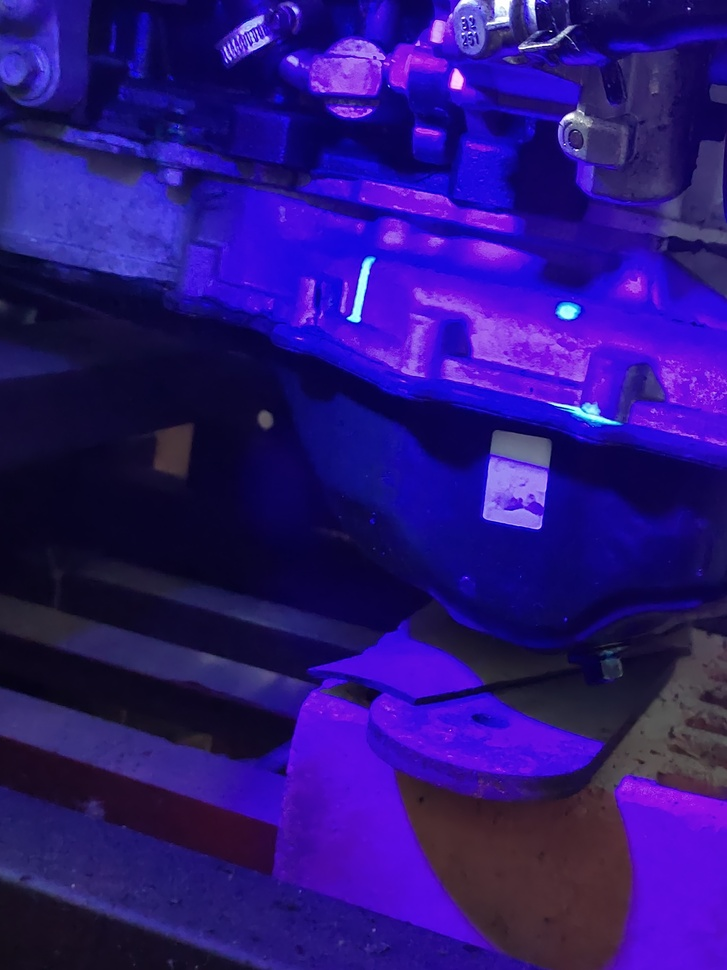
#> input picture opencv/0402.jpg, 727 x 970 px, shrunk from 3456 x 4608 before the run
$ python '检测荧光点.py'
#> lines starting #> are read from the running program, lines starting #| are printed output that depends on the picture; after the words box and inside, x2 and y2 are one past the last pixel; in counts of white or black regions, pixels touching at a corner belong together
import cv2
import numpy as np

def detect_fluorescent_points(image_path):
    # 读取图片
#> called with image_path = '0402.jpg'
    image = cv2.imread(image_path)
#> image is the input picture: shape (970, 727, 3); mean B, G, R 122.8, 19.2, 42.8

    # 将图片转换为灰度图像
    gray = cv2.cvtColor(image, cv2.COLOR_BGR2GRAY)
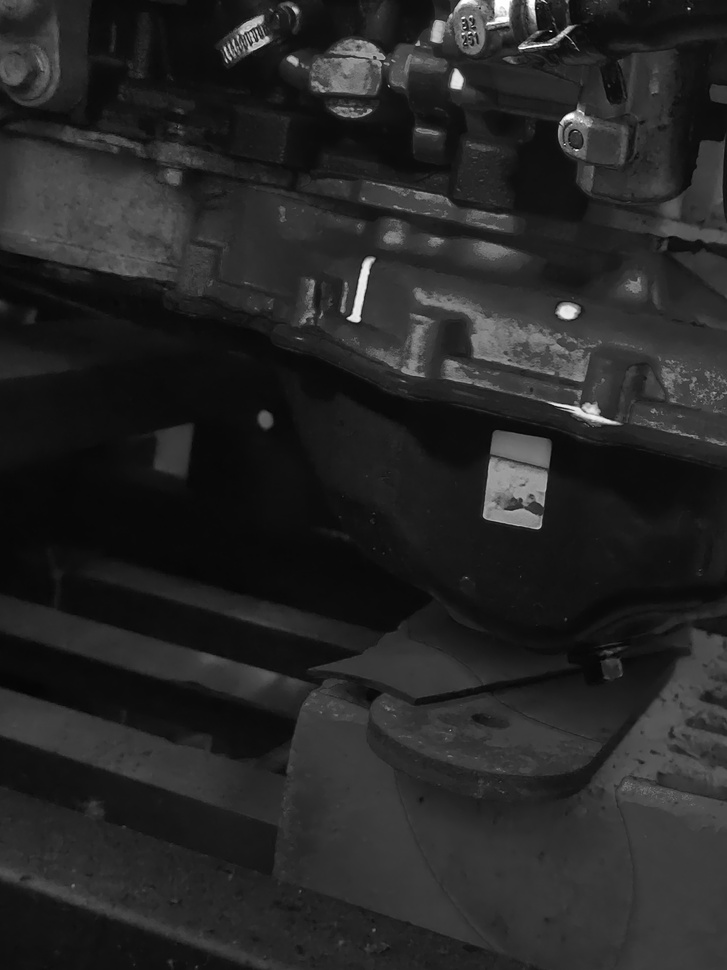
#> gray: shape (970, 727); min 3, max 255, mean 38
    cv2.imwrite('0702.png', gray)
    # # 使用高斯滤波平滑图像
    # blurred = cv2.GaussianBlur(gray, (5, 5), 0)

    # 使用阈值分割图像，将荧光点区域提取出来
    _, thresholded = cv2.threshold(gray,190,255,cv2.THRESH_BINARY)
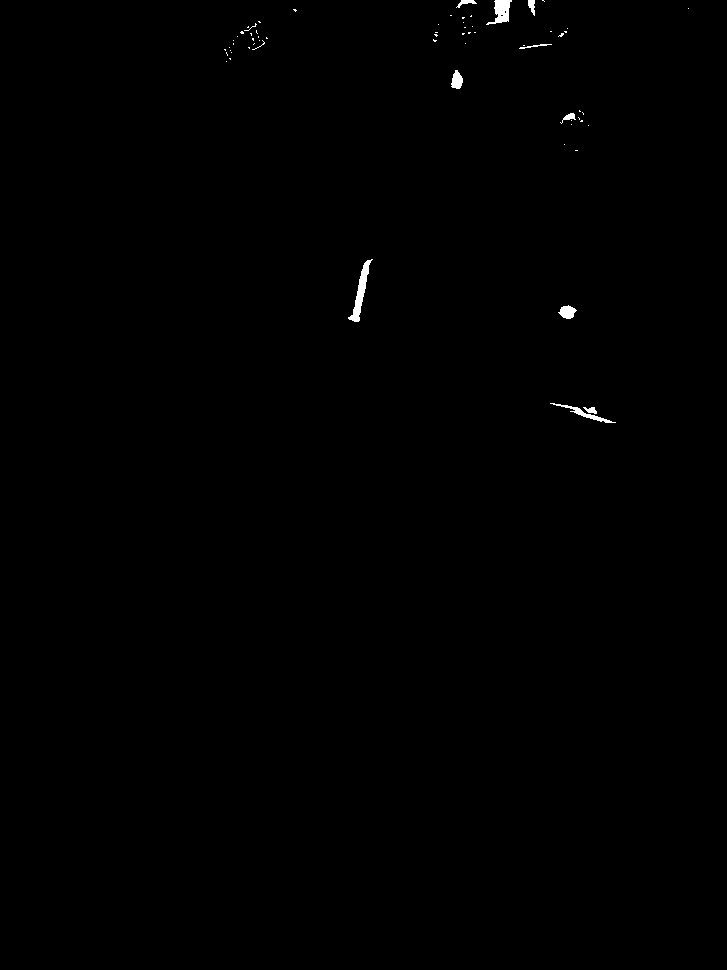
#> thresholded: shape (970, 727); 0.26% white; 64 white regions (54 under 20 px)

    # 寻找荧光点的轮廓
    contours, _ = cv2.findContours(thresholded, cv2.RETR_EXTERNAL, cv2.CHAIN_APPROX_SIMPLE)
#> contours = 64 contours, 54 with area under 20; largest, box (x1, y1, x2, y2) and area: (348, 259, 373, 322) 388, (486, 0, 512, 25) 290, (550, 403, 616, 423) 155, (558, 305, 577, 319) 148, (451, 70, 463, 89) 136

    # 绘制检测到的荧光点
    cv2.drawContours(image, contours, -1, (0, 255, 0), -1)
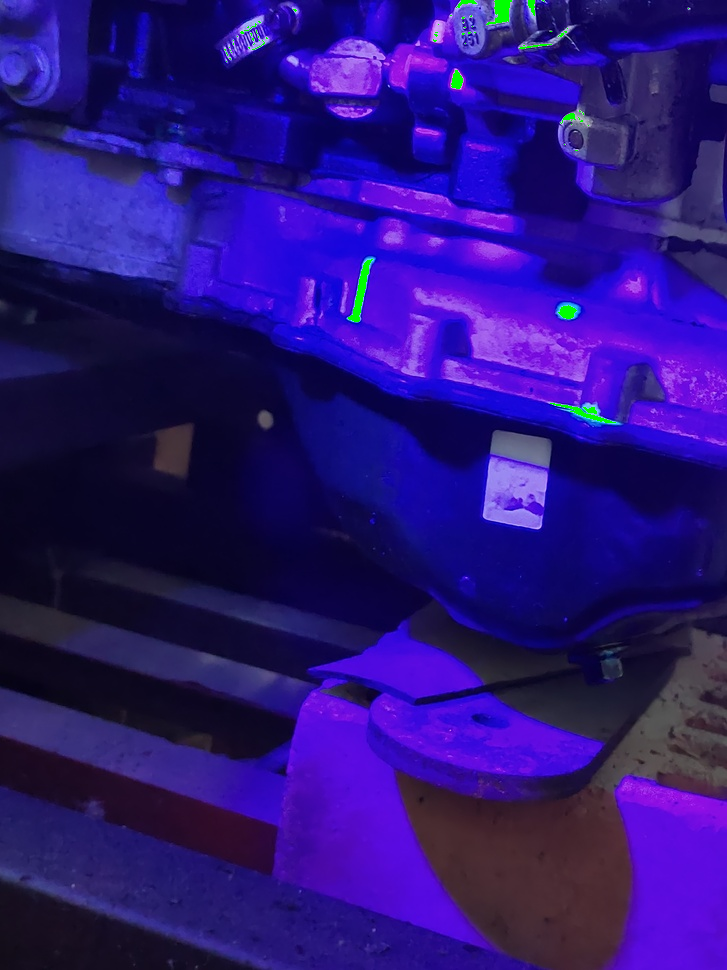
#> image: shape (970, 727, 3); 0.26% of pixels changed, all inside (x1, y1, x2, y2) = (224, 0, 689, 423)

    # 显示结果图像
    cv2.imshow("Fluorescent Points Detection", image)
    cv2.imwrite('0502.png', image)
    cv2.waitKey(0)
    cv2.destroyAllWindows()


# 调用函数进行荧光点检测
image_path = "0402.jpg"  # 替换为你的图片路径
detect_fluorescent_points(image_path)

# 第二种
# import cv2
# import numpy as np
#
#
# def fluorescent_detection(image):
#     # 将图像转换为HSV颜色空间
#     hsv = cv2.cvtColor(image, cv2.COLOR_BGR2HSV)
#
#     # 设置荧光的颜色范围
#     lower_green = np.array([40, 50, 50])
#     upper_green = np.array([0, 150,0 ])
#
#     # 根据颜色范围创建掩膜
#     mask = cv2.inRange(hsv, lower_green, upper_green)
#
#     # 对图像和掩膜进行位运算
#     fluorescent_image = cv2.bitwise_and(image, image, mask=mask)
#     cv2.namedWindow("Fluorescent Image", cv2.WINDOW_NORMAL)
#     cv2.imshow("Fluorescent Image", fluorescent_image)
#     # # 计算荧光像素的数量
#     # fluorescent_pixels = cv2.countNonZero(mask)
#     #
#     # return fluorescent_image, fluorescent_pixels
#
#
# # 读取图像
# image = cv2.imread("04.jpg")
#
# # 调用荧光检测函数
# # fluorescent_image, fluorescent_pixels = fluorescent_detection(image)
# fluorescent_detection(image)
# # # 显示结果
# # cv2.namedWindow("Original Image", cv2.WINDOW_NORMAL)
# # cv2.namedWindow("Fluorescent Image", cv2.WINDOW_NORMAL)
# #
# # cv2.imshow("Original Image", image)
# # cv2.imshow("Fluorescent Image", fluorescent_image)
# # print("Fluorescent Pixels:", fluorescent_pixels)
#
# cv2.waitKey(0)
# cv2.destroyAllWindows()

$ run again, with opencv/04.jpg copied over opencv/0402.jpg
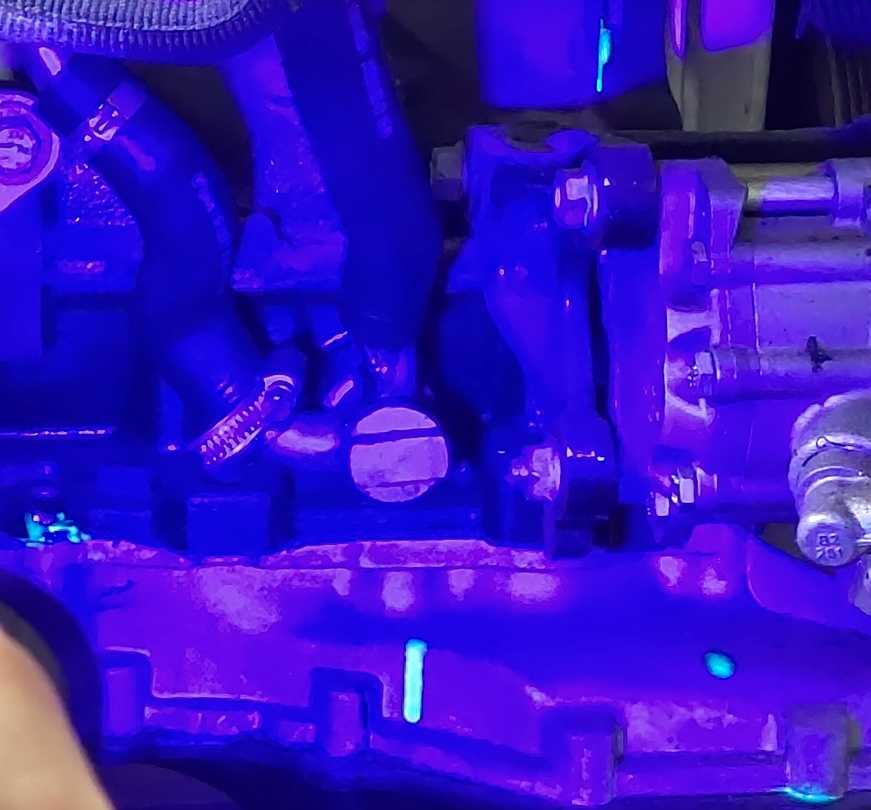
#> input picture opencv/04.jpg, 871 x 810 px, shrunk from 1974 x 1835 before the run
#> in detect_fluorescent_points, image is the input picture: shape (810, 871, 3); mean B, G, R 192, 18.5, 54.6
#> in detect_fluorescent_points, `_, thresholded = cv2.threshold(gray,190,255,cv2.THRESH_BINARY)`:
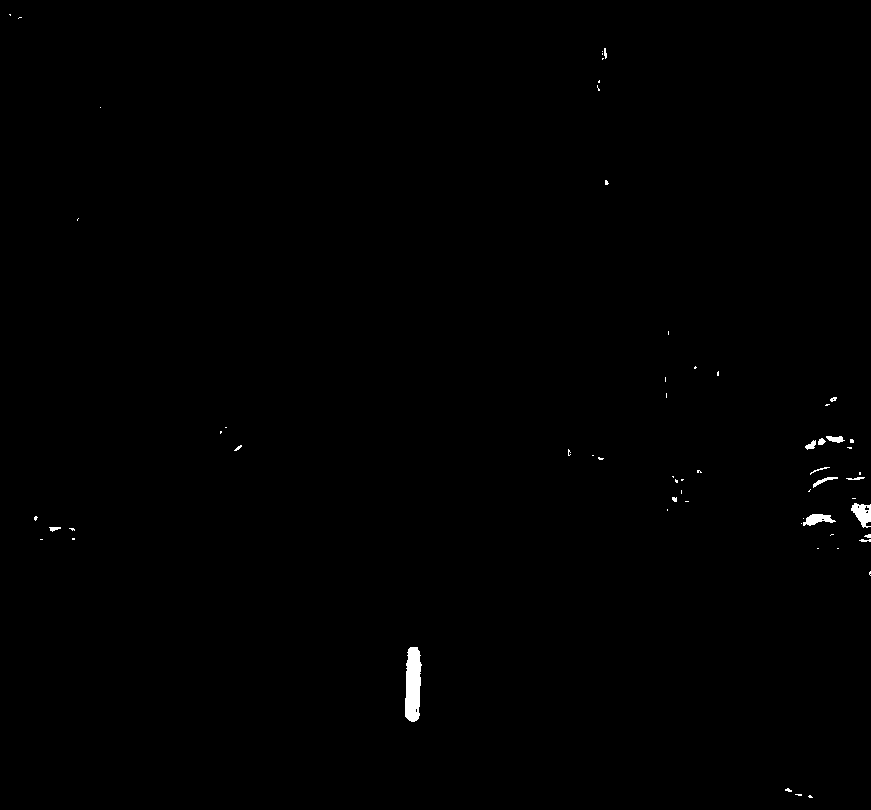
#> thresholded: shape (810, 871); 0.33% white; 62 white regions (46 under 20 px)
#> contours = 62 contours, 54 with area under 20; largest, box (x1, y1, x2, y2) and area: (405, 647, 422, 722) 940, (851, 503, 871, 528) 282, (803, 514, 836, 526) 192, (826, 436, 845, 443) 66, (813, 477, 838, 488) 54, (805, 440, 816, 450) 46, (818, 438, 826, 445) 29, (49, 527, 61, 532) 24
#> in detect_fluorescent_points, `cv2.drawContours(image, contours, -1, (0, 255, 0), -1)`:
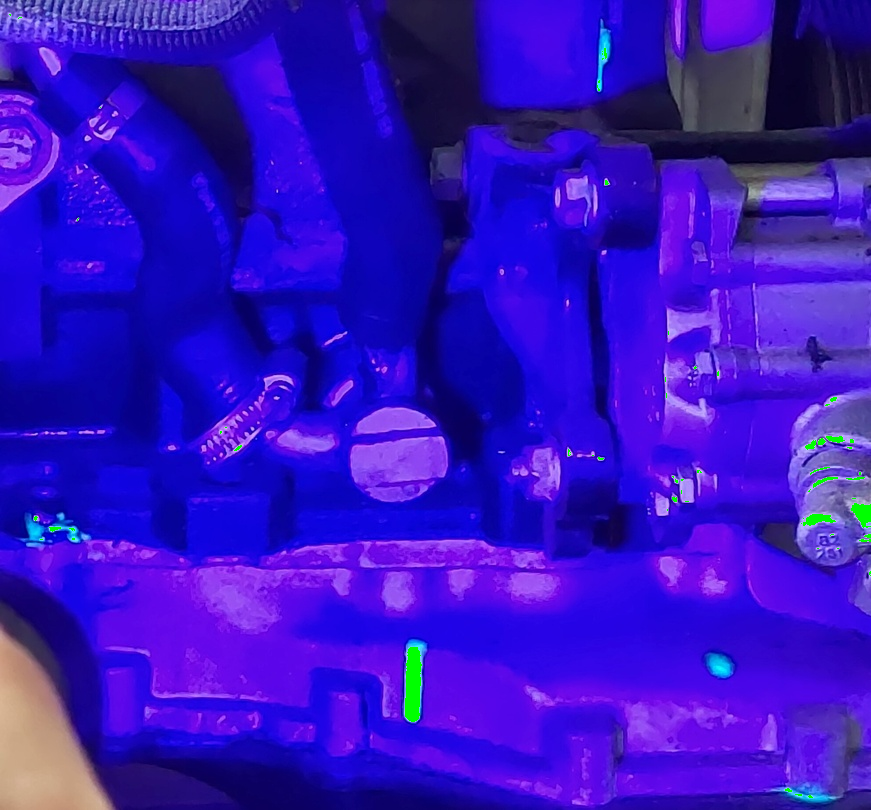
#> image: shape (810, 871, 3); 0.33% of pixels changed, all inside (x1, y1, x2, y2) = (9, 14, 871, 798)

$ run again, with opencv/02.png saved as opencv/0402.jpg
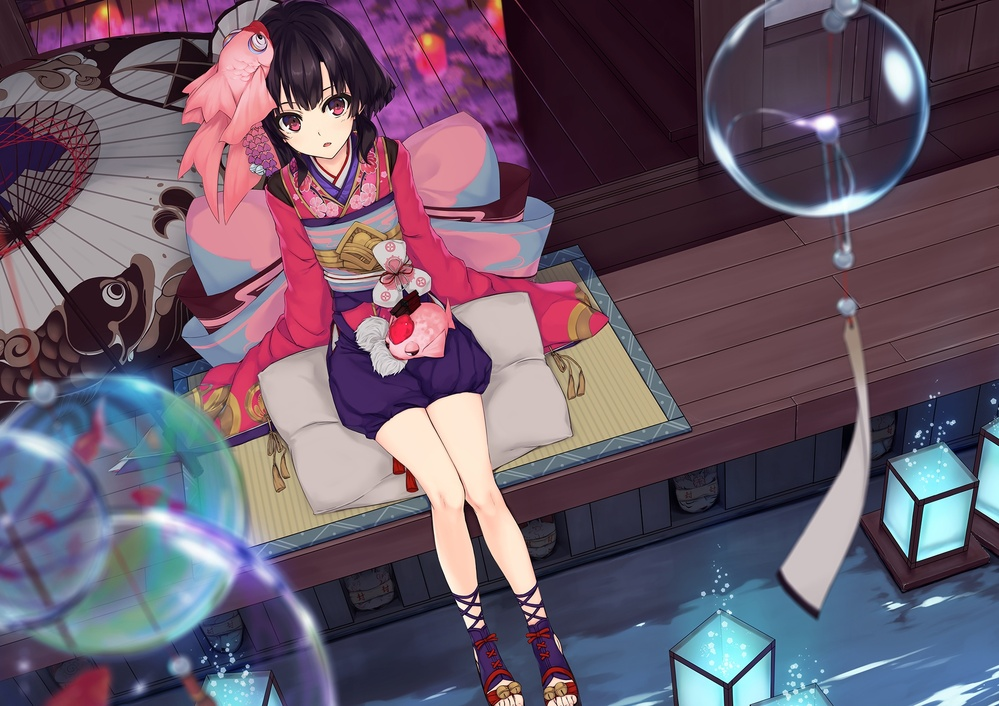
#> input picture opencv/02.png, 999 x 706 px, shrunk from 2000 x 1414 before the run
#> in detect_fluorescent_points, image is the input picture: shape (706, 999, 3); mean B, G, R 105.6, 89.1, 105.4
#> in detect_fluorescent_points, `_, thresholded = cv2.threshold(gray,190,255,cv2.THRESH_BINARY)`:
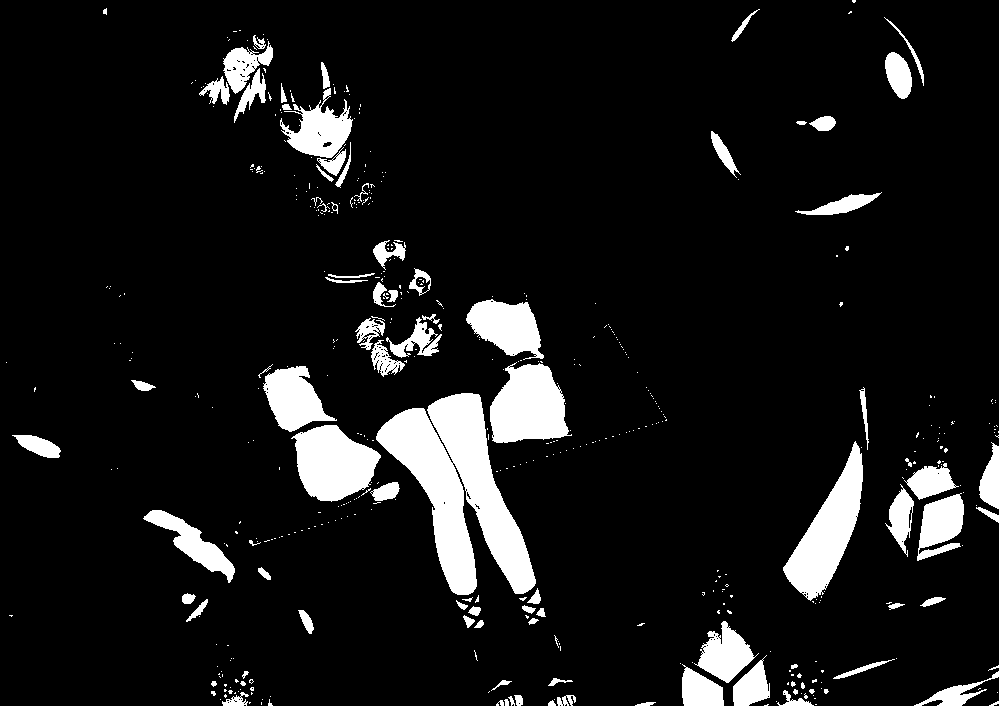
#> thresholded: shape (706, 999); 9.1% white; 498 white regions (405 under 20 px)
#> contours = 494 contours, 421 with area under 20; largest, box (x1, y1, x2, y2) and area: (376, 393, 536, 595) 14458, (783, 441, 863, 601) 5194, (490, 362, 572, 443) 4630, (291, 425, 381, 502) 4534, (466, 299, 544, 360) 2854
#> in detect_fluorescent_points, `cv2.drawContours(image, contours, -1, (0, 255, 0), -1)`:
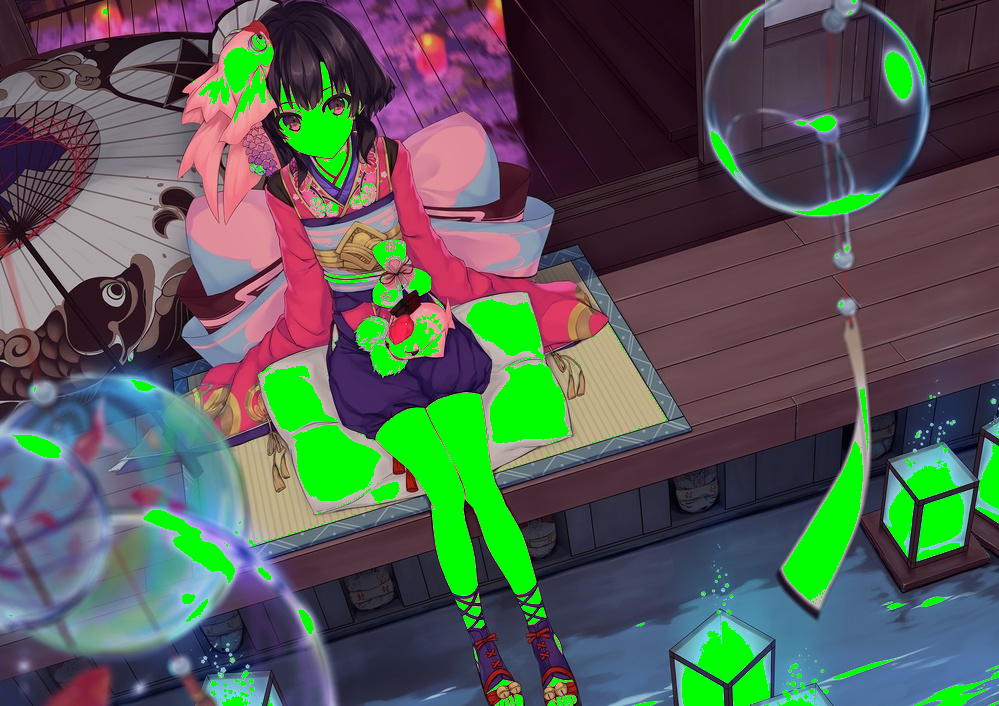
#> image: shape (706, 999, 3); 9.21% of pixels changed, all inside (x1, y1, x2, y2) = (6, 0, 999, 706)
